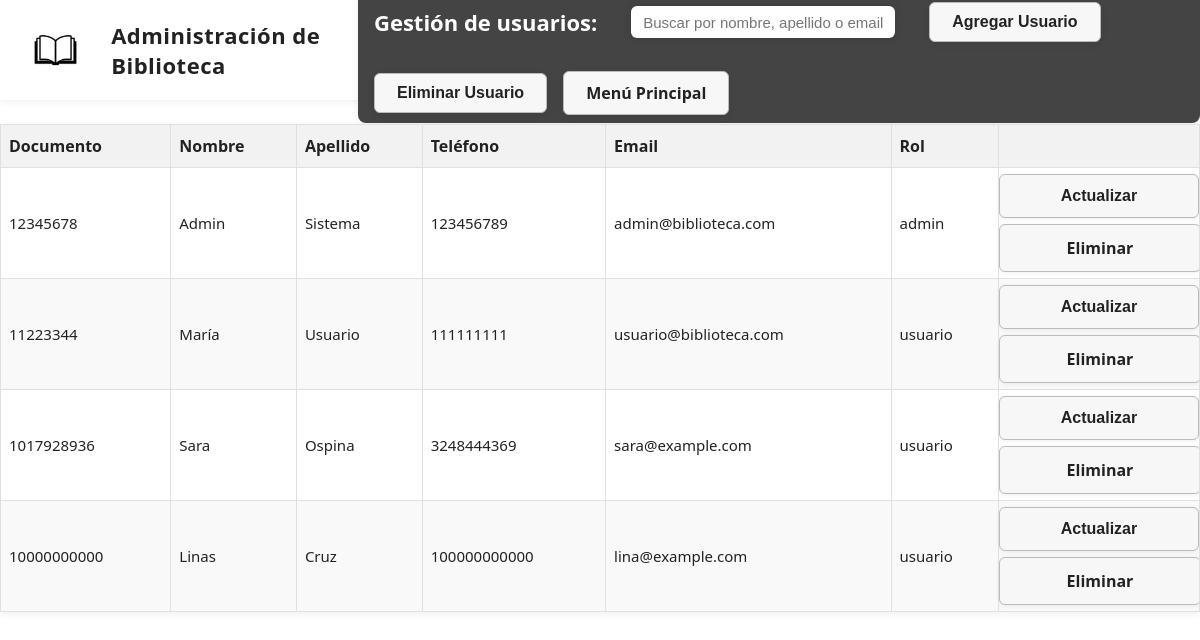
The page /usuarios on the database its author committed.
### tables this page shows
CREATE TABLE Usuario (
            id INTEGER PRIMARY KEY AUTOINCREMENT,
            nombre TEXT,
            apellido TEXT,
            documento TEXT UNIQUE,
            telefono TEXT,
            email TEXT,
            rol TEXT
        , password TEXT);

### app.py (the view)
@app.route("/usuarios")
def listar_usuarios():
    usuarios = Usuario.obtener_todos()
    return render_template("usuarios.html", usuarios=usuarios)

### Proyecto.py (called while the page is built)
def conectar_base_datos():
    return sqlite.connect(archivo_base_datos)

    @staticmethod
    def obtener_todos():
        conn = conectar_base_datos()
        cursor = conn.cursor()
        cursor.execute('SELECT * FROM Usuario')
        filas = cursor.fetchall()
        conn.close()
        usuarios = []
        for f in filas:
            usuario = Usuario(
                id=f[0], nombre=f[1], apellido=f[2], documento=f[3],
                telefono=f[4], email=f[5] if len(f) > 5 else None,
                rol=f[6] if len(f) > 6 else "usuario",
                password=f[7] if len(f) > 7 else None
            )
            usuarios.append(usuario)
        return usuarios

### templates/usuarios.html (shortened to what this page needs)
<!DOCTYPE html>
<html lang="es">
<head>
    <link rel="stylesheet" href="{{ url_for('static', filename='estilos_menu_usuarios.css') }}">
    <link rel="stylesheet" href="{{ url_for('static', filename='toast_styles.css') }}">
</head>
<body>
    <div class="Box">
        <img src="{{ url_for('static', filename='imagenes/LogoInicial.jpg') }}" alt="Logo" class="Box__img">
        <h1 class="Box__Title">Administración de Biblioteca</h1>
        <div class="Box_administracion">
            <h2 class="Administracion__title">Gestión de usuarios:</h2>
            <input type="text" id="input__Busqueda" placeholder="Buscar por nombre, apellido o email...">
            <button id="Boton_Agregar">Agregar Usuario</button>
            <button id="Boton_Eliminar">Eliminar Usuario</button>
            <a href="{{ url_for('index') }}" class="btn-menu-principal"> Menú Principal</a>
        </div>
    </div>
    <div class="Box Box__Tabla">
        <table class="Tabla__Usuarios" border="1">
            <thead>
                <tr>
                    <th>Documento</th><th>Nombre</th><th>Apellido</th><th>Teléfono</th><th>Email</th><th>Rol</th><th></th>
                </tr>
            </thead>
            <tbody id="tableBody">
                {% for usuario in usuarios %}
                <tr>
                    <td>{{ usuario.documento }}</td>
                    <td>{{ usuario.nombre }}</td>
                    <td>{{ usuario.apellido }}</td>
                    <td>{{ usuario.telefono }}</td>
                    <td>{{ usuario.email }}</td>
                    <td>{{ usuario.rol }}</td>
                    <td id="fila_boton">
                        <button class="btn-actualizar" data-usuario-documento="{{ usuario.documento }}">Actualizar</button>
                        <a href="#" class="btn-eliminar">Eliminar</a>
                    </td>
                </tr>
                {% endfor %}
            </tbody>
        </table>
    </div>
</body>
</html>

### static/estilos_menu_usuarios.css (style rules this page uses)
html, body { margin: 0; padding: 0; font-family: 'Segoe UI', Arial, sans-serif; background: #fff; color: #222; }
.Box { position: relative; background: #fff; width: 100%; height: 100px; margin: 0; z-index: 1; box-shadow: 0 2px 8px #0001; display: flex; align-items: center; gap: 18px; }
.Box__img { height: 50px; margin-left: 18px; }
.Box__Title { font-size: 22px; font-weight: 700; color: #222; letter-spacing: 0.5px; }
.Box_administracion { background: #444; width: 100%; min-height: 56px; z-index: 1; display: flex; flex-wrap: wrap; align-items: center; gap: 16px; padding: 12px 16px 8px 16px; box-sizing: border-box; border-radius: 0 0 8px 8px; box-shadow: 0 2px 8px #0001; }
.Administracion__title { color: #fff; font-size: 22px; font-weight: 600; margin-right: 18px; }
#input__Busqueda { width: 240px; height: 32px; border: none; border-radius: 6px; box-shadow: 0 0 10px 0 #1112; font-size: 15px; padding: 0 12px; margin-right: 18px; transition: box-shadow 0.2s; }
.Box_administracion button, .Box_administracion a.btn-menu-principal { background: #f7f7f7; color: #222; border: 1px solid #bbb; border-radius: 6px; padding: 10px 22px; font-size: 16px; font-weight: 600; margin: 0; box-shadow: 0 2px 8px #0001; transition: background 0.2s, color 0.2s, box-shadow 0.2s, border 0.2s; cursor: pointer; outline: none; display: inline-block; text-align: center; text-decoration: none; position: relative; }
.Box__Tabla { position: relative; z-index: 1; margin-top: 24px; top: 0; overflow-x: auto; width: 100%; box-sizing: border-box; background: none; height: 100%; }
.Tabla__Usuarios { width: 100%; min-width: 900px; border-collapse: collapse; background: #fff; border-radius: 8px; box-shadow: 0 2px 8px #0001; margin: 0 auto; }
th, td { padding: 10px 8px; font-size: 15px; color: #222; border: 1.5px solid #e0e0e0; text-align: left; }
th { background: #f2f2f2; font-size: 16px; color: #222; font-weight: 600; }
tr:nth-child(even) { background: #f9f9f9; }
#fila_boton { justify-content: center; width: 200px; padding: 0; }
.btn-actualizar, .btn-eliminar { background: #f7f7f7; display: block; width: 100%; padding: 12px 0; margin: 6px 0; text-decoration: none; border-radius: 6px; font-size: 16px; font-weight: 600; text-align: center; border: 1px solid #bbb; box-shadow: 0 1px 4px #0001; cursor: pointer; color: #222; transition: background 0.2s, color 0.2s, box-shadow 0.2s, border 0.2s; }

### rows shown on the page
Usuario: documento "12345678", nombre "Admin", apellido "Sistema", telefono "123456789", email "admin@biblioteca.com", rol "admin"
Usuario: documento "11223344", nombre "María", apellido "Usuario", telefono "111111111", email "usuario@biblioteca.com", rol "usuario"
Usuario: documento "1017928936", nombre "Sara", apellido "Ospina", telefono "3248444369", email "sara@example.com", rol "usuario"
Usuario: documento "10000000000", nombre "Linas", apellido "Cruz", telefono "100000000000", email "lina@example.com", rol "usuario"
